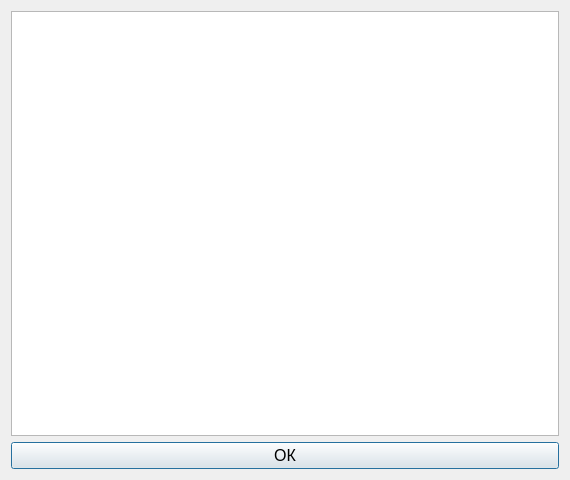
<?xml version="1.0" encoding="UTF-8"?>
<ui version="4.0">
 <class>Show_Data</class>
 <widget class="QDialog" name="Show_Data">
  <property name="geometry">
   <rect>
    <x>0</x>
    <y>0</y>
    <width>570</width>
    <height>480</height>
   </rect>
  </property>
  <property name="font">
   <font>
    <pointsize>12</pointsize>
   </font>
  </property>
  <property name="windowTitle">
   <string>CSV-отображение</string>
  </property>
  <layout class="QVBoxLayout" name="verticalLayout">
   <item>
    <widget class="QTextEdit" name="textEdit">
     <property name="font">
      <font>
       <pointsize>12</pointsize>
      </font>
     </property>
     <property name="textInteractionFlags">
      <set>Qt::TextSelectableByKeyboard|Qt::TextSelectableByMouse</set>
     </property>
    </widget>
   </item>
   <item>
    <widget class="QPushButton" name="pushButton">
     <property name="text">
      <string>ОК</string>
     </property>
    </widget>
   </item>
  </layout>
 </widget>
 <resources/>
 <connections/>
</ui>
